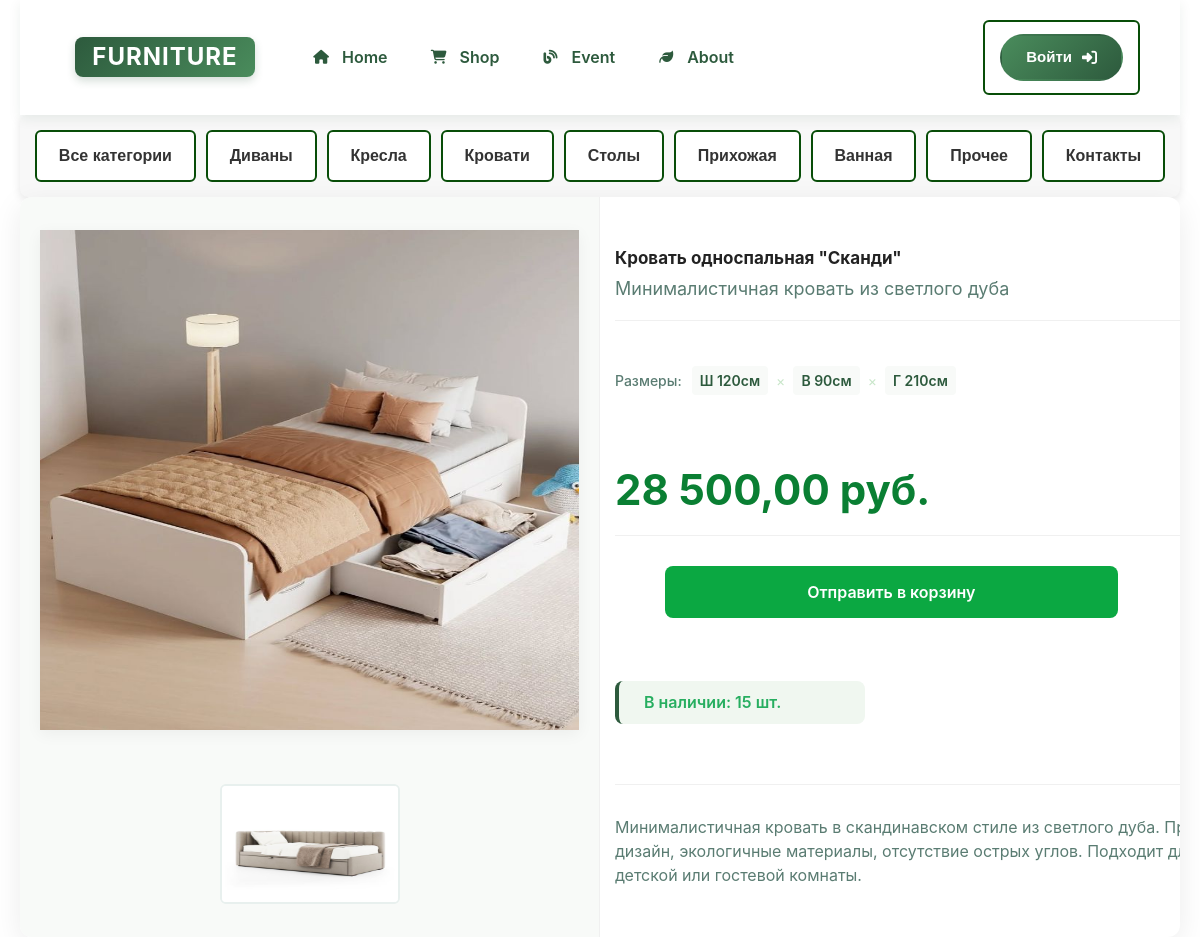
The page /product/2/ on the database as committed earlier.
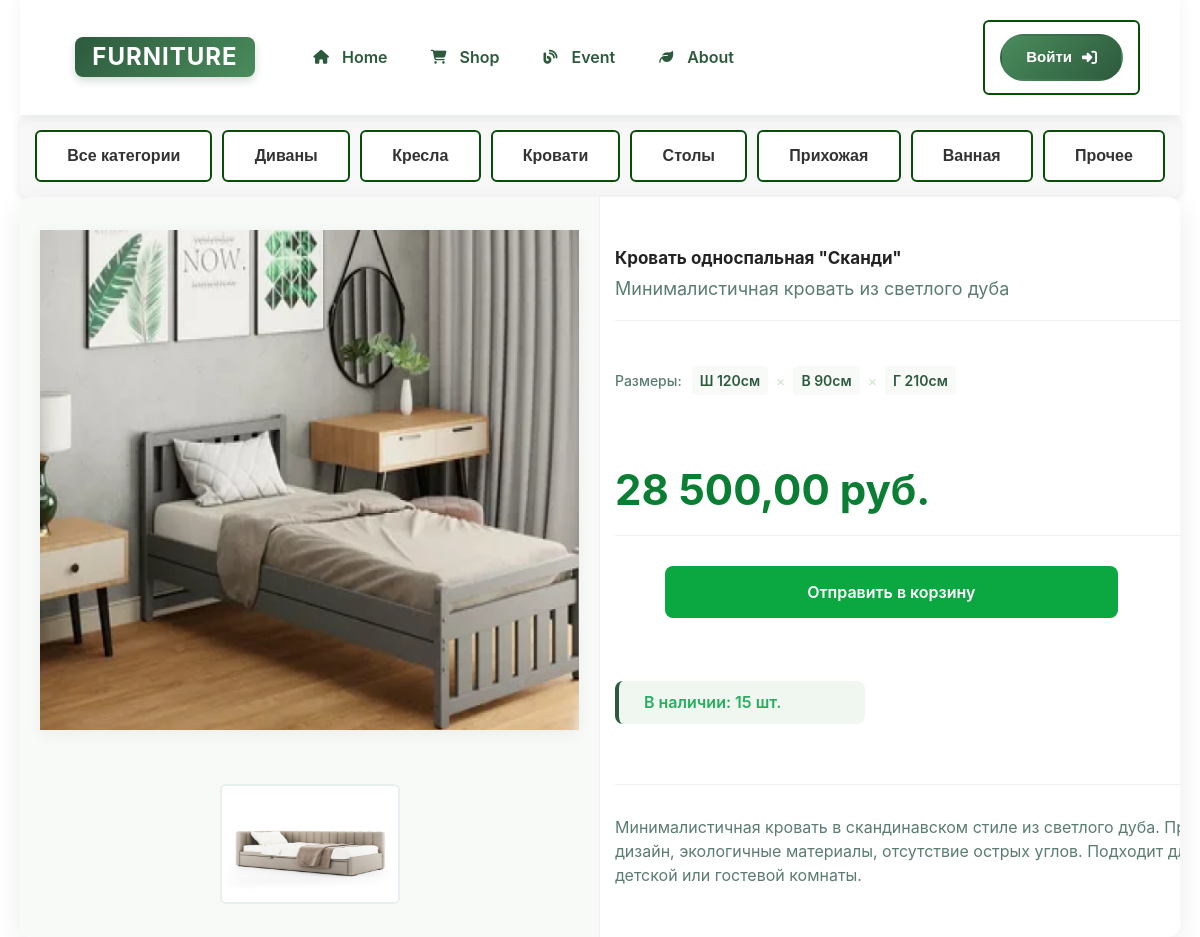
The same page on the database as committed later.
### products/models.py (models this page shows, shortened)
class ProductCategory(models.Model):
    name = models.CharField(max_length=100, unique=True , verbose_name='Категории')
    description = models.TextField(blank=True, verbose_name="Описание категории")
    class Meta:
        verbose_name = "категорию"
        verbose_name_plural = "категории"

class Product(models.Model):
    name = models.CharField(max_length=256, verbose_name='Название товара')
    image = models.ImageField(upload_to="product_images/", blank=True, verbose_name="Изображение")
    description = models.TextField(blank=True, verbose_name="Описание")
    short_description = models.CharField(max_length=100, blank=True, verbose_name="Краткое описание")
    width = models.IntegerField(blank=True, verbose_name='Ширина (см)')
    height = models.IntegerField(blank=True, verbose_name='Высота (см)')
    depth = models.IntegerField(blank=True, verbose_name='Глубина (см)')
    price = models.DecimalField(max_digits=8, decimal_places=2, default=0, verbose_name="Цена")
    quantity = models.PositiveIntegerField(default=0, verbose_name="Количество")
    category = models.ForeignKey(ProductCategory, on_delete=models.CASCADE, verbose_name="Категория")
    class Meta:
        verbose_name = "товар"
        verbose_name_plural = "товары"

class Photo(models.Model):
    product = models.ForeignKey(Product, on_delete=models.CASCADE, verbose_name="Товар")
    add_photo = models.ImageField(upload_to="products_images/add/", blank=True, verbose_name="Фото")
    class Meta:
        verbose_name = "изображение"
        verbose_name_plural = "изображения"

### products/views.py (the view)
# urls.py: path('product/<int:pk>/', views.product, name='product'),
def product(request, pk):
    product_obj = Product.objects.get(id=pk)
    context = {
        "title": product_obj.name,
        'product': product_obj,
        'categories': ProductCategory.objects.all(),
    }
    return render(request, 'products/product.html', context)

### products/context_processors.py (called while the page is built)
def baskets(request):
    user = request.user
    return {'baskets': Basket.objects.filter(user=user) if user.is_authenticated else []}

### products/templates/products/product.html
{% extends 'products/base.html' %}
{% load static %}
{% load humanize %}
  {% block content %}
    {% include 'products/category.html' %}
        <div class="detail-container">
            <div class="detail-row">
                <div class="detail-photo">
                    <img src="{{ product.image.url }}" alt="" class="big">
                    <br>
                    <div class="center">
                         {% for img in product.photo_set.all %}
                        <img src="{{ img.add_photo.url }}" alt="" class="small">
                         {% endfor %}
                    </div>
                </div>
                <div class="col-lg-7">
                    <h1 class="title">{{ product.name }}</h1>
                    <h4>{{ product.short_description }}</h4>
                    <div class="dimensions-block">
                        <span class="dim-label">Размеры:</span>
                        <div class="dim-values">
                            <span class="dim-value">Ш {{ product.width }}см</span>
                            <span class="dim-sep">×</span>
                            <span class="dim-value">В {{ product.height }}см</span>
                            <span class="dim-sep">×</span>
                            <span class="dim-value">Г {{ product.depth }}см</span>
                        </div>
                    </div>
                    <h2 class="price">{{ product.price|intcomma }} руб.</h2>
                    <a href="{% url 'basket_add' product.id %}" class="detail-button">Отправить в корзину</a>
                    <br><br>
                    <h5 class="quantity">В наличии: {{ product.quantity }} шт.</h5>
                    <div class="detail-description">
                        {{ product.description|safe }}
                    </div>
                </div>
            </div>
        </div>
{% endblock %}

### products/templates/products/category.html
 <div class="catalog">
            <ul class="catalog-item">
                <li class="catalog-item__nav">
                    <a href="{% url 'products' %}" class="nav-item">Все категории</a>
                </li>
                    {% for category in categories %}
                <li class="catalog-item__nav">
                    <a href="{% url 'category' category.id %}" class="nav-item">{{ category.name }}</a>
                </li>
                {% endfor %}
            </ul>
</div>

Rows that differ between the two databases and show on the page:
removed ProductCategory: name "Контакты"
changed Product "Минималистичная кровать из светлого дуба": image: a different picture
